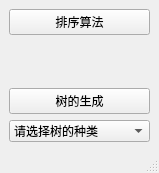
<?xml version="1.0" encoding="UTF-8"?>
<ui version="4.0">
 <class>MainWindow</class>
 <widget class="QMainWindow" name="MainWindow">
  <property name="geometry">
   <rect>
    <x>0</x>
    <y>0</y>
    <width>159</width>
    <height>173</height>
   </rect>
  </property>
  <property name="windowTitle">
   <string>MainWindow</string>
  </property>
  <widget class="QWidget" name="centralwidget">
   <layout class="QVBoxLayout" name="verticalLayout">
    <item>
     <widget class="QPushButton" name="sortBtn">
      <property name="text">
       <string>排序算法</string>
      </property>
     </widget>
    </item>
    <item>
     <spacer name="verticalSpacer_2">
      <property name="orientation">
       <enum>Qt::Vertical</enum>
      </property>
      <property name="sizeHint" stdset="0">
       <size>
        <width>20</width>
        <height>40</height>
       </size>
      </property>
     </spacer>
    </item>
    <item>
     <spacer name="verticalSpacer">
      <property name="orientation">
       <enum>Qt::Vertical</enum>
      </property>
      <property name="sizeHint" stdset="0">
       <size>
        <width>20</width>
        <height>40</height>
       </size>
      </property>
     </spacer>
    </item>
    <item>
     <widget class="QPushButton" name="treeBtn">
      <property name="text">
       <string>树的生成</string>
      </property>
     </widget>
    </item>
    <item>
     <widget class="QComboBox" name="sortingtype">
      <property name="sizePolicy">
       <sizepolicy hsizetype="Preferred" vsizetype="Fixed">
        <horstretch>0</horstretch>
        <verstretch>0</verstretch>
       </sizepolicy>
      </property>
      <property name="currentIndex">
       <number>0</number>
      </property>
      <item>
       <property name="text">
        <string>请选择树的种类</string>
       </property>
      </item>
      <item>
       <property name="text">
        <string>完全二叉树</string>
       </property>
      </item>
      <item>
       <property name="text">
        <string>二叉搜索树</string>
       </property>
      </item>
      <item>
       <property name="text">
        <string>平衡二叉树</string>
       </property>
      </item>
     </widget>
    </item>
   </layout>
  </widget>
  <widget class="QStatusBar" name="statusbar"/>
 </widget>
 <resources/>
 <connections/>
</ui>
